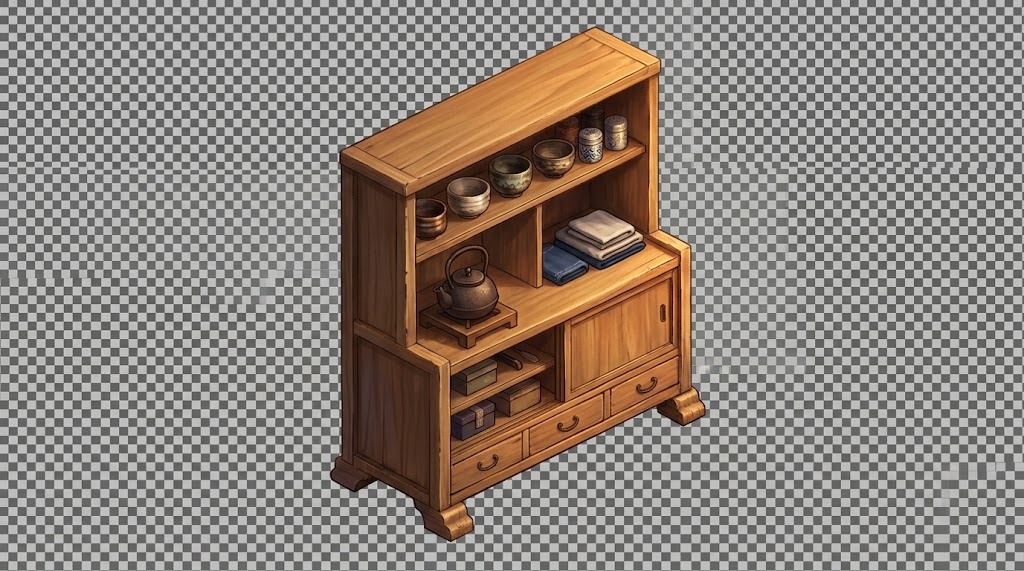
#> input picture assets/environment/tea_cabinet.jpg, 1024 x 571 px
$ python prepare_tea_cabinet.py
#> lines starting #> are read from the running program, lines starting #| are printed output that depends on the picture; after the words box and inside, x2 and y2 are one past the last pixel; in counts of white or black regions, pixels touching at a corner belong together
"""Remove the baked-in checkerboard from the supplied teahouse cabinet art."""

from collections import deque
from pathlib import Path

import numpy as np
from PIL import Image, ImageFilter


ROOT = Path(__file__).resolve().parents[1]
SOURCE = ROOT / "assets/environment/tea_cabinet.jpg"
DEST = ROOT / "game/art/interior/teahouse_tea_cabinet.png"


def main():
    image = Image.open(SOURCE).convert("RGB")
#> image is the input picture: PIL image 1024x571 RGB; mean R, G, B 141, 130.9, 122.8
    rgb = np.asarray(image, dtype=np.int16)
    low = rgb.min(axis=2)
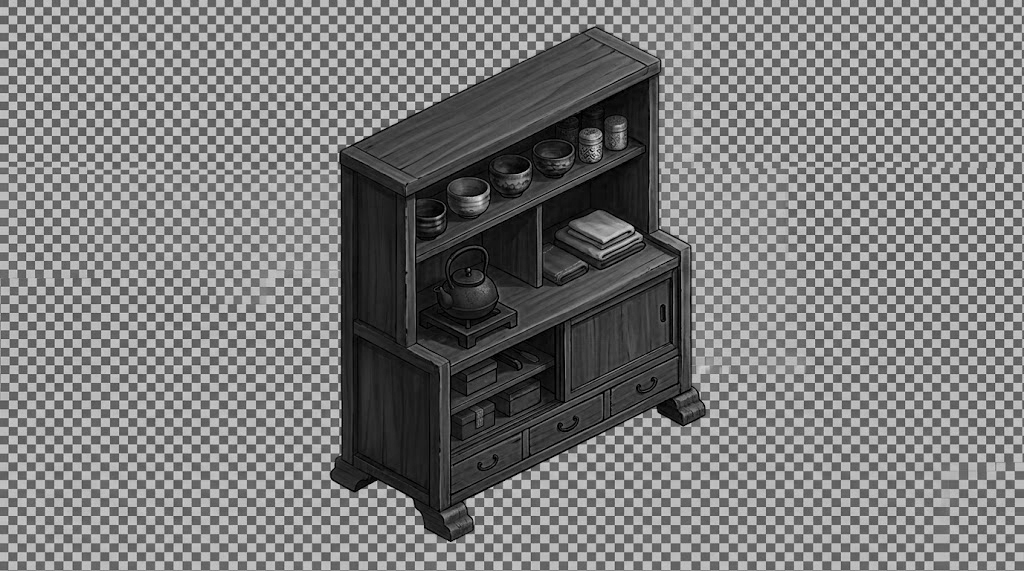
#> low: shape (571, 1024) int16; min 0, max 220, mean 122.7
    # The JPEG's checker tiles are grey, while the cabinet is warm wood with
    # dark ink outlines. Keep enclosed neutral bowls and cloths inside it.
    core = ((rgb.max(axis=2) - low > 20) | (low < 55)).astype(np.uint8) * 255
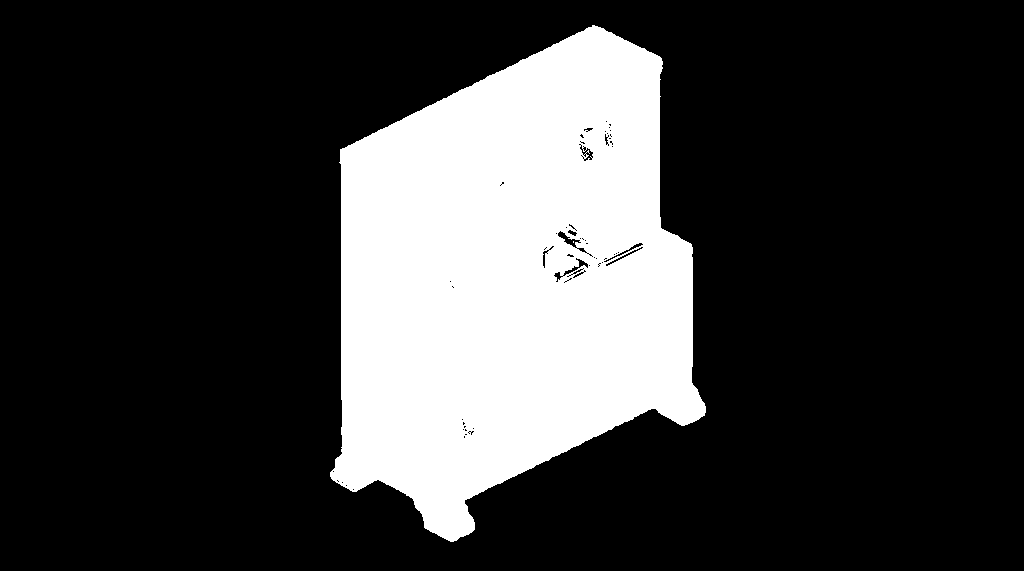
#> core: shape (571, 1024); 22.7% white; 2 white regions (1 under 20 px), largest, box (x1, y1, x2, y2) and area: (330, 25, 706, 542) 132487
    core = np.asarray(Image.fromarray(core).filter(ImageFilter.MaxFilter(3))) > 0
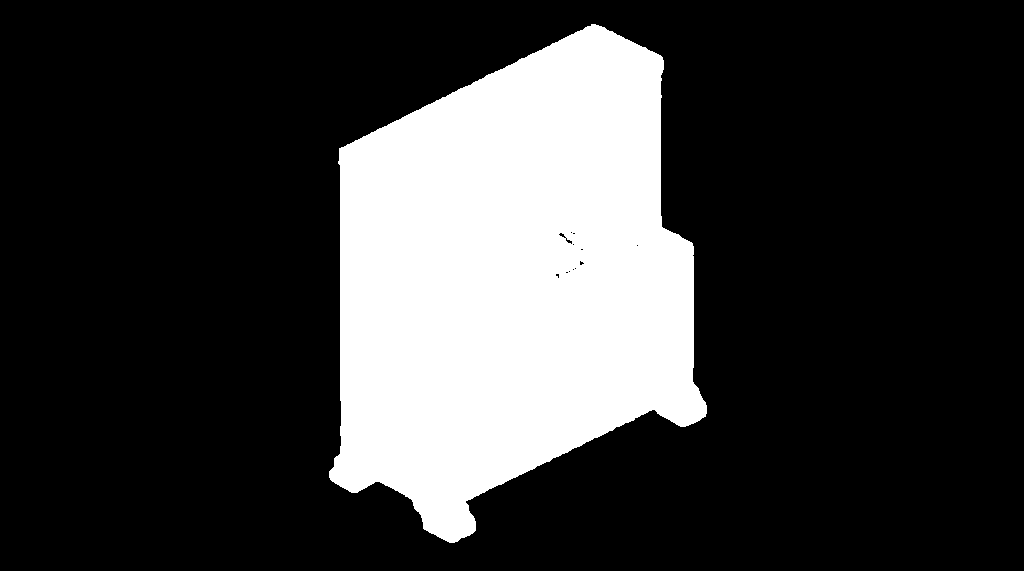
#> core: shape (571, 1024) bool; 23.1% white; 1 white region, box (x1, y1, x2, y2) and area: (329, 24, 707, 543) 135139
    background = ~core
    height, width = background.shape
#> height = 571; width = 1024
    outside = np.zeros((height, width), dtype=bool)
    queue = deque()
    for x in range(width):
        if background[0, x]:
            queue.append((0, x))
        if background[height - 1, x]:
            queue.append((height - 1, x))
    for y in range(height):
        if background[y, 0]:
            queue.append((y, 0))
        if background[y, width - 1]:
            queue.append((y, width - 1))
    while queue:
        y, x = queue.popleft()
        if outside[y, x] or not background[y, x]:
            continue
        outside[y, x] = True
        if y: queue.append((y - 1, x))
        if y + 1 < height: queue.append((y + 1, x))
        if x: queue.append((y, x - 1))
        if x + 1 < width: queue.append((y, x + 1))
#> this loop made 1798012 passes
#> (y, x) on passes 1 to 3: (0, 0), (570, 0), (0, 1)
#> outside: shape (571, 1024) bool; 76.9% white; 1 black region, box (x1, y1, x2, y2) and area: (329, 24, 707, 543) 135201

    alpha = Image.fromarray(np.where(outside, 0, 255).astype(np.uint8))
    alpha = alpha.filter(ImageFilter.GaussianBlur(0.65))
    cutout = image.convert("RGBA")
    cutout.putalpha(alpha)
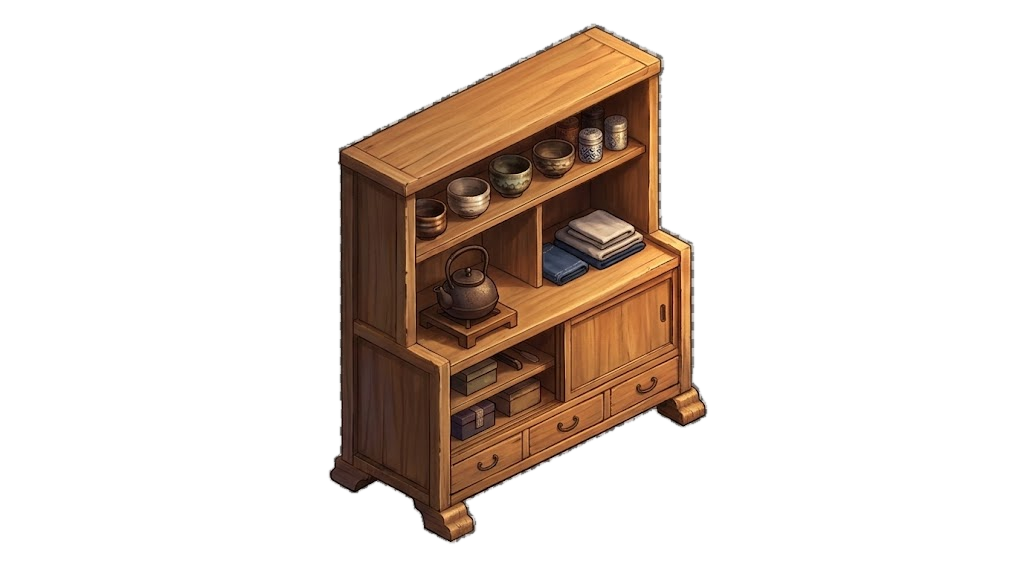
#> cutout: PIL image 1024x571 RGBA; mean R, G, B, A 141, 130.9, 122.8, 59; transparent parts drawn white
    bounds = alpha.point(lambda value: 255 if value > 128 else 0).getbbox()
#> bounds = (329, 24, 707, 543)
    if bounds is None:
        raise ValueError("No cabinet remains after removing the checkerboard")
    pad = 4
    cutout = cutout.crop((max(0, bounds[0] - pad), max(0, bounds[1] - pad),
                          min(width, bounds[2] + pad), min(height, bounds[3] + pad)))
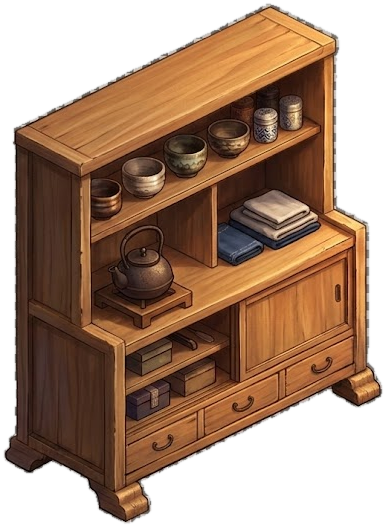
#> cutout: PIL image 386x527 RGBA; mean R, G, B, A 133.5, 104.2, 83.4, 169.5; transparent parts drawn white
    target_width = 245
    cutout = cutout.resize((target_width, round(cutout.height * target_width / cutout.width)),
                            Image.Resampling.LANCZOS)
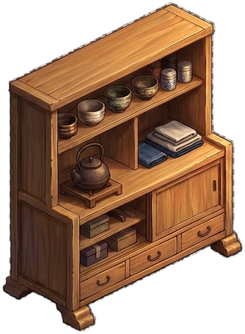
#> cutout: PIL image 245x334 RGBA; mean R, G, B, A 87.2, 57.8, 37.5, 169.5; transparent parts drawn white
    cutout.save(DEST, optimize=True)
    print(f"{DEST}: {cutout.width}x{cutout.height}")
#| game/art/interior/teahouse_tea_cabinet.png: 245x334


if __name__ == "__main__":
    main()

$ run again, with assets/environment/gambling_tables.jpg copied over assets/environment/tea_cabinet.jpg
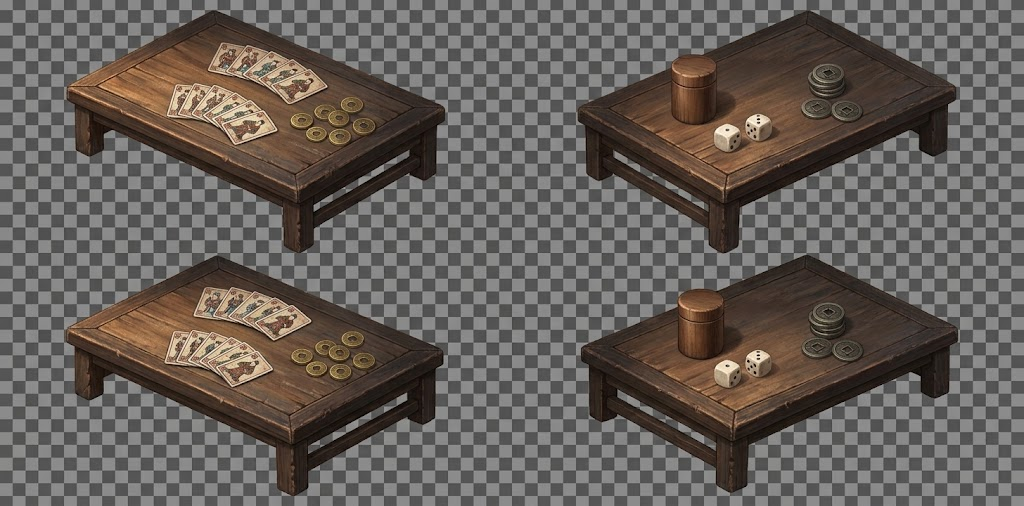
#> input picture assets/environment/gambling_tables.jpg, 1024 x 506 px
#> in main, image is the input picture: PIL image 1024x506 RGB; mean R, G, B 101.1, 94.3, 89.2
#> in main, `core = np.asarray(Image.fromarray(core).filter(ImageFilter.MaxFilter(3..`:
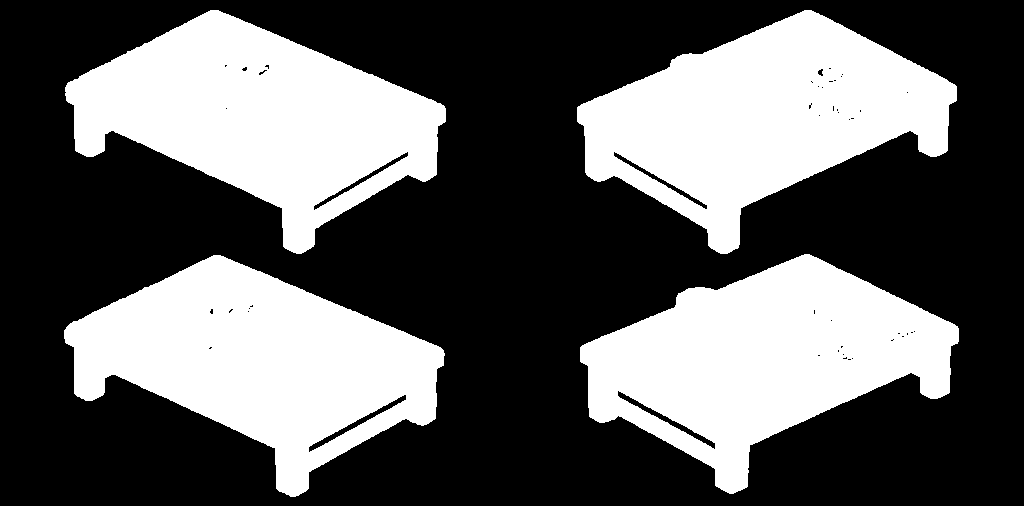
#> core: shape (506, 1024) bool; 37% white; 4 white regions, box (x1, y1, x2, y2) and area: (577, 10, 957, 254) 48301, (65, 10, 446, 254) 48234, (64, 255, 445, 497) 47759, (580, 254, 959, 494) 47622
#> the loop in main, `while queue:` made 1296904 passes
#> (y, x) on passes 1 to 3: (0, 0), (505, 0), (0, 1)
#> bounds = (64, 10, 959, 497)
#> in main, `cutout = cutout.resize((target_width, round(cutout.height * target_wid..`:
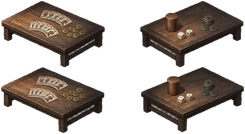
#> cutout: PIL image 245x134 RGBA; mean R, G, B, A 42.1, 34.1, 28.2, 110.6; transparent parts drawn white
#| game/art/interior/teahouse_tea_cabinet.png: 245x134
